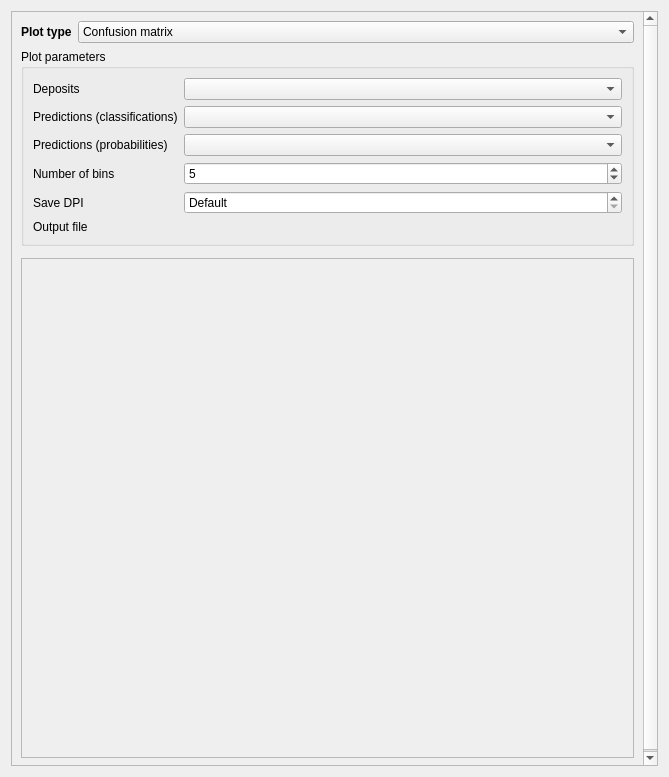
<?xml version="1.0" encoding="UTF-8"?>
<ui version="4.0">
 <class>Form</class>
 <widget class="QWidget" name="Form">
  <property name="geometry">
   <rect>
    <x>0</x>
    <y>0</y>
    <width>669</width>
    <height>777</height>
   </rect>
  </property>
  <property name="windowTitle">
   <string>Form</string>
  </property>
  <layout class="QVBoxLayout" name="verticalLayout_2">
   <item>
    <widget class="QScrollArea" name="plot_page_scroll">
     <property name="horizontalScrollBarPolicy">
      <enum>Qt::ScrollBarAlwaysOff</enum>
     </property>
     <property name="widgetResizable">
      <bool>true</bool>
     </property>
     <widget class="QWidget" name="scrollAreaWidgetContents">
      <property name="geometry">
       <rect>
        <x>0</x>
        <y>0</y>
        <width>635</width>
        <height>789</height>
       </rect>
      </property>
      <layout class="QVBoxLayout" name="verticalLayout_3">
       <item>
        <layout class="QHBoxLayout" name="plot_type_selection_layout">
         <item>
          <widget class="QLabel" name="label">
           <property name="sizePolicy">
            <sizepolicy hsizetype="Maximum" vsizetype="Preferred">
             <horstretch>0</horstretch>
             <verstretch>0</verstretch>
            </sizepolicy>
           </property>
           <property name="font">
            <font>
             <weight>75</weight>
             <bold>true</bold>
            </font>
           </property>
           <property name="text">
            <string>Plot type</string>
           </property>
          </widget>
         </item>
         <item>
          <widget class="QComboBox" name="plot_type_selection">
           <item>
            <property name="text">
             <string>Confusion matrix</string>
            </property>
           </item>
           <item>
            <property name="text">
             <string>Calibration curve</string>
            </property>
           </item>
           <item>
            <property name="text">
             <string>DET curve</string>
            </property>
           </item>
           <item>
            <property name="text">
             <string>Precision-recall curve</string>
            </property>
           </item>
           <item>
            <property name="text">
             <string>ROC curve</string>
            </property>
           </item>
          </widget>
         </item>
        </layout>
       </item>
       <item>
        <widget class="QGroupBox" name="plot_parameters_box">
         <property name="title">
          <string>Plot parameters</string>
         </property>
         <layout class="QFormLayout" name="formLayout">
          <item row="0" column="0">
           <widget class="QLabel" name="label_2">
            <property name="text">
             <string>Deposits</string>
            </property>
           </widget>
          </item>
          <item row="1" column="0">
           <widget class="QLabel" name="predictions_label">
            <property name="text">
             <string>Predictions (classifications)</string>
            </property>
           </widget>
          </item>
          <item row="5" column="0">
           <widget class="QLabel" name="label_4">
            <property name="text">
             <string>Output file</string>
            </property>
           </widget>
          </item>
          <item row="0" column="1">
           <widget class="QgsMapLayerComboBox" name="deposits"/>
          </item>
          <item row="1" column="1">
           <widget class="QgsMapLayerComboBox" name="predictions"/>
          </item>
          <item row="5" column="1">
           <widget class="QgsFileWidget" name="output_file">
            <property name="storageMode">
             <enum>QgsFileWidget::SaveFile</enum>
            </property>
           </widget>
          </item>
          <item row="4" column="0">
           <widget class="QLabel" name="label_5">
            <property name="text">
             <string>Save DPI</string>
            </property>
           </widget>
          </item>
          <item row="3" column="0">
           <widget class="QLabel" name="number_of_bins_label">
            <property name="text">
             <string>Number of bins</string>
            </property>
           </widget>
          </item>
          <item row="3" column="1">
           <widget class="QgsSpinBox" name="number_of_bins">
            <property name="value">
             <number>5</number>
            </property>
           </widget>
          </item>
          <item row="4" column="1">
           <widget class="QgsSpinBox" name="save_dpi">
            <property name="specialValueText">
             <string>Default</string>
            </property>
            <property name="maximum">
             <number>9999</number>
            </property>
            <property name="clearValue">
             <bool>false</bool>
            </property>
           </widget>
          </item>
          <item row="2" column="0">
           <widget class="QLabel" name="probabilities_label">
            <property name="text">
             <string>Predictions (probabilities)</string>
            </property>
           </widget>
          </item>
          <item row="2" column="1">
           <widget class="QgsMapLayerComboBox" name="probabilities"/>
          </item>
         </layout>
        </widget>
       </item>
       <item>
        <widget class="QDialogButtonBox" name="button_box">
         <property name="standardButtons">
          <set>QDialogButtonBox::NoButton</set>
         </property>
        </widget>
       </item>
       <item>
        <widget class="QFrame" name="plot_container">
         <property name="sizePolicy">
          <sizepolicy hsizetype="Preferred" vsizetype="Preferred">
           <horstretch>0</horstretch>
           <verstretch>0</verstretch>
          </sizepolicy>
         </property>
         <property name="minimumSize">
          <size>
           <width>0</width>
           <height>500</height>
          </size>
         </property>
         <property name="frameShape">
          <enum>QFrame::StyledPanel</enum>
         </property>
         <property name="frameShadow">
          <enum>QFrame::Raised</enum>
         </property>
         <layout class="QVBoxLayout" name="verticalLayout">
          <item>
           <widget class="QLabel" name="plot_label">
            <property name="text">
             <string/>
            </property>
           </widget>
          </item>
         </layout>
        </widget>
       </item>
      </layout>
     </widget>
    </widget>
   </item>
  </layout>
 </widget>
 <customwidgets>
  <customwidget>
   <class>QgsFileWidget</class>
   <extends>QWidget</extends>
   <header>qgsfilewidget.h</header>
  </customwidget>
  <customwidget>
   <class>QgsMapLayerComboBox</class>
   <extends>QComboBox</extends>
   <header>qgsmaplayercombobox.h</header>
  </customwidget>
  <customwidget>
   <class>QgsSpinBox</class>
   <extends>QSpinBox</extends>
   <header>qgsspinbox.h</header>
  </customwidget>
 </customwidgets>
 <resources/>
 <connections/>
</ui>
